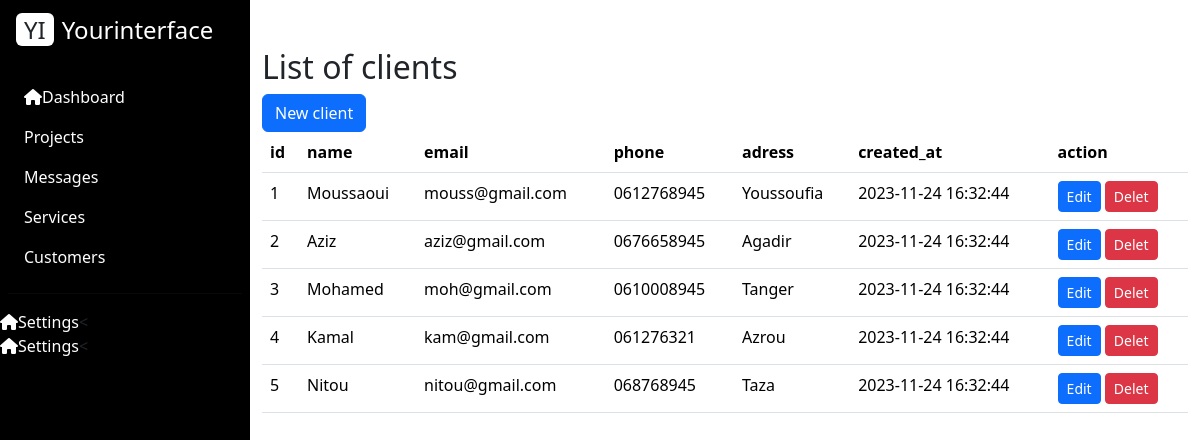
The page / on the database its author committed.
### tables this page shows
CREATE TABLE utilisateurs(
	id INT PRIMARY KEY AUTO_INCREMENT,
	name VARCHAR(50) NOT NULL,
	email VARCHAR(20),
	phone VARCHAR(20),
	adress VARCHAR(50),
	created_at DATETIME DEFAULT CURRENT_TIMESTAMP
);

### index.php (the view, shortened to what this page needs)
<!DOCTYPE html>
<html lang="en">
<head>
    <link rel="stylesheet" href="style.css">
    <link rel="stylesheet" href="https://cdn.jsdelivr.net/npm/bootstrap@5.3.2/dist/css/bootstrap.min.css" rel="stylesheet">
</head>
<body>
    <div class="main-container d-flex">
        <div class="sidebar" id="side_nav">
            <div class="header-box px-3 pt-3 pb-4">
                <h1 class="fs-4"><span class="bg-white text-dark rounded shadow px-2 me-2">YI</span><span class="text-white">Yourinterface</span></h1>
            </div>
            <ul class="list-unstyled px-2">
                <li class=""><a href="create.php" class="text-decoration-none px-3 py-2 d-block"><i class="fa-solid fa-house"></i>Dashboard</a></li>
                <li class=""><a href="#" class="text-decoration-none px-3 py-2 d-block">Projects</a></li>
                <li class=""><a href="#" class="text-decoration-none px-3 py-2 d-block">Messages</a></li>
                <li class=""><a href="#" class="text-decoration-none px-3 py-2 d-block">Services</a></li>
                <li class=""><a href="#" class="text-decoration-none px-3 py-2 d-block">Customers</a></li>
            </ul>
            <hr class="h-color mx-2">
            <ul class="list-unstyled">
            <li><a href="#" class="text-decoration-none"><i class="fa-solid fa-house"></i>Settings</a><</li>
            <li><a href="#" class="text-decoration-none"><i class="fa-solid fa-house"></i>Settings</a><</li>
            </ul>
        </div>
        <div class="content">
    <div class="container my-5" >
        <h2>List of clients</h2>
        <a class="btn btn-primary" href="./create.php" role="button">New client</a>
        <br>
        <table class="table">
            <thead>
                <tr>
                    <th>id</th>
                    <th>name</th>
                    <th>email</th>
                    <th>phone</th>
                    <th>adress</th>
                    <th>created_at</th>
                    <th>action</th>
                </tr>
            </thead>
            <tbody>
            <?php
            require 'connection.php';
            $requete="SELECT *  FROM utilisateurs ";
            $query=mysqli_query($connection,$requete);
            while($row = mysqli_fetch_assoc($query)){
                $editUrl="edit.php?id=$row[id]";
                $deletUrl="delet.php?id=$row[id]";
                echo"
                <tr>
                <td>$row[id]</td>
                <td>$row[name]</td>
                <td>$row[email]</td>
                <td>$row[phone]</td>
                <td>$row[adress]</td>
                <td>$row[created_at]</td>
                <td>
                    <a class='btn btn-primary btn-sm' href='$editUrl'>Edit</a>
                    <a class='btn btn-danger btn-sm' href='$deletUrl'>Delet</a>
                </td>
            </tr>
            ";
            }
            ?>
            </tbody>
        </table>
    </div>
        </div>
    </div>
</body>
</html>

### style.css (style rules this page uses)
#side_nav { background: #000; min-width: 250px; height: 100vh ; }
.content { min-height: 100vh; width: 100%; }
hr.h-color { background: #eee; }
.sidebar li a { color: #fff; }

### rows shown on the page
utilisateurs: id "1", name "Moussaoui", email "mouss@gmail.com", phone "0612768945", adress "Youssoufia", created_at "2023-11-24 16:32:44"
utilisateurs: id "2", name "Aziz", email "aziz@gmail.com", phone "0676658945", adress "Agadir", created_at "2023-11-24 16:32:44"
utilisateurs: id "3", name "Mohamed", email "moh@gmail.com", phone "0610008945", adress "Tanger", created_at "2023-11-24 16:32:44"
utilisateurs: id "4", name "Kamal", email "kam@gmail.com", phone "061276321", adress "Azrou", created_at "2023-11-24 16:32:44"
utilisateurs: id "5", name "Nitou", email "nitou@gmail.com", phone "068768945", adress "Taza", created_at "2023-11-24 16:32:44"
